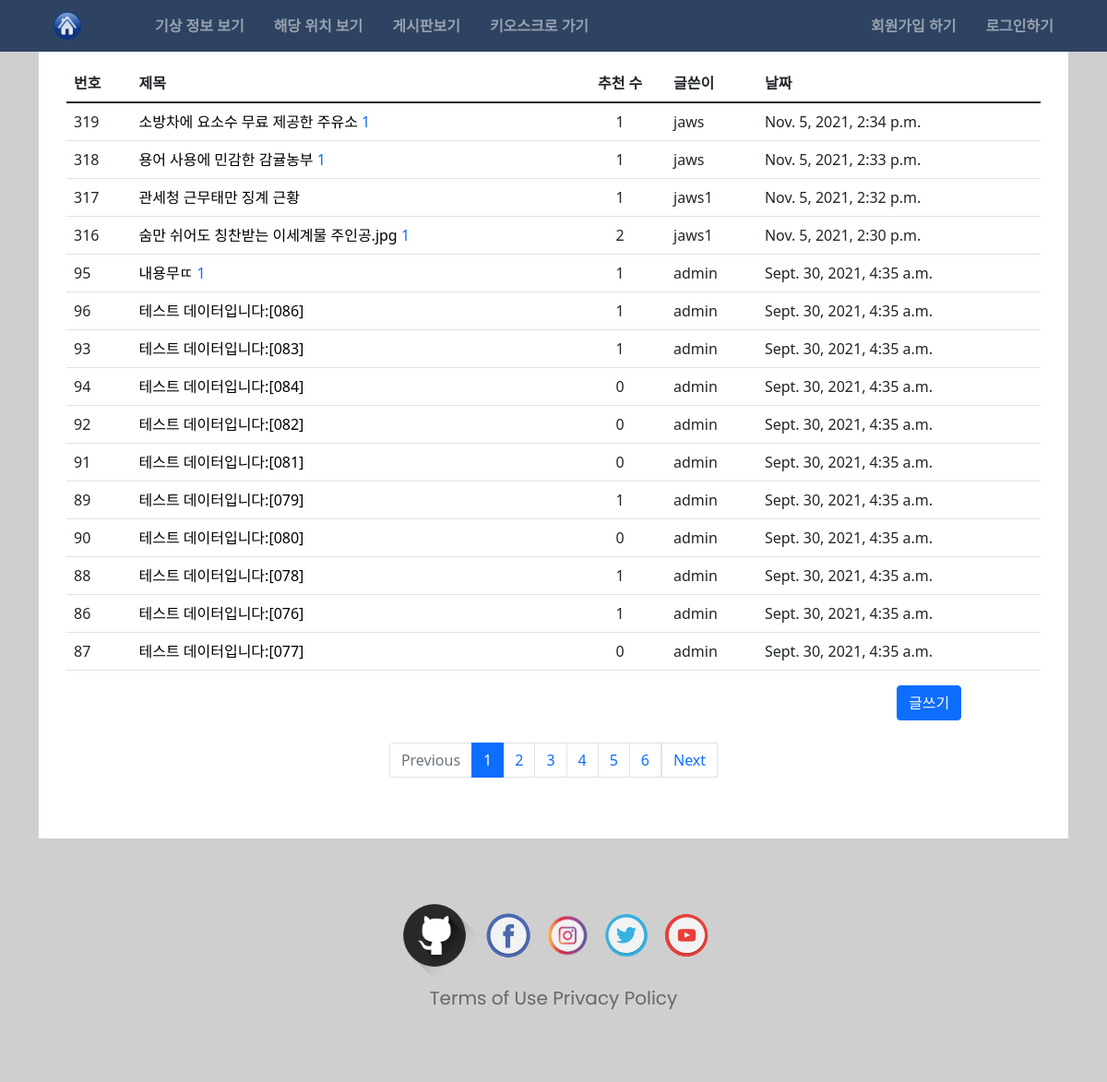
Page /board/ on the earlier database version.
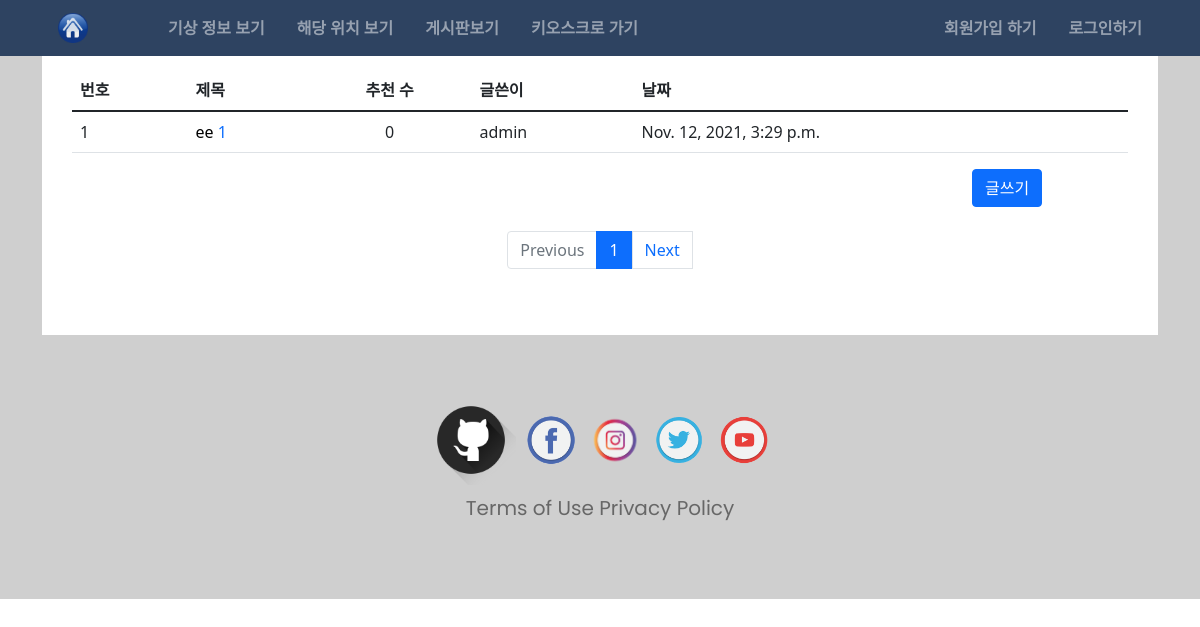
Same page on the later database version.
### board/models.py (models this page shows, shortened)
class Question(models.Model):
  subject = models.CharField(max_length=200)
  content = models.TextField()
  create_date = models.DateTimeField()
  author = models.ForeignKey(User,on_delete=models.CASCADE, related_name='quthor_question')
  modify_date = models.DateTimeField(null=True, blank=True)
  voter = models.ManyToManyField(User,related_name='voter_question')
  devoter = models.ManyToManyField(User,related_name='devoter_question')

### board/views/base_views.py (the view)
# urls.py: path('', base_views.index, name='index'),
def index(request):
  question_list = Question.objects.order_by('-create_date')
  page_match_page = request.GET.get('page')
  one_page_dang = Paginator(question_list,15)
  page_obj = one_page_dang.get_page(page_match_page)
  context = {'question_list':page_obj}
  return render(request,'board/index.html',context)

### templates/board/index.html
{% extends 'base.html' %}
{% block content %}
<div class="gray-side-wall">
  <div class="container">
    <div class="main-wall">
      <table class="table">
        <thead>
          <tr>
            <th>번호</th>
            <th>제목</th>
            <th style="text-align:center;">추천 수</th>
            <th>글쓴이</th>
            <th>날짜</th>
          </tr>
        </thead>
        <tbody>
          {% for question in question_list %}
            <tr>
              <td>{{ question.id }}</td>
              <td>
                <a href="{% url 'board:detail' question.id %}" class="text-decoration-none t-obj">{{ question.subject }}</a>
                {% if question.answer_set.count > 0 %}
                  <span class="text-primary">{{ question.answer_set.count }}</span>
                {% endif %}
              </td>
              <td style="text-align:center;"><span class="text-center align-content-center">{{ question.voter.count }}</span></td>
              <td>{{ question.author }}</td>
              <td>{{ question.create_date }}</td>
            </tr>
          {% endfor %}
        </tbody>
      </table>
      <div class="row">
        <div class="col-9 col-md-10"></div>
        <div class="col-3 col-md-2">
          <a href="{% url 'board:question_create' %}" class="btn btn-primary mb-4">글쓰기</a>
        </div>
      </div>
      <ul class="pagination justify-content-center">
        {% if question_list.has_previous %}
          <li class="page-item">
            <a class="page-link" href="?page={{ question_list.previous_page_number }}">Previous</a>
          </li>
        {% else %}
          <li class="page-item disabled">
            <a class="page-link disabled" href="#">Previous</a>
          </li>
        {% endif %}
        {% for page_number in question_list.paginator.page_range %}
          {% if page_number >= question_list.number|add:-5 and page_number <= question_list.number|add:5 %}
            {% if page_number == question_list.number %}
              <li class="page-item active">
                <a class="page-link" href="?page={{ page_number }}">{{ page_number }}</a>
              </li>
            {% else %}
              <li class="page-item">
                <a class="page-link" href="?page={{ page_number }}">{{ page_number }}</a>
              </li>
            {% endif %}
          {% endif %}
        {% endfor %}
        {% if question_list.has_next %}
          <li>
            <a class="page-link" href="?page={{ question_list.next_page_number }}">Next</a>
          </li>
        {% else %}
          <li>
            <a class="page-link disabled" href="#">Next</a>
          </li>
        {% endif %}
      </ul>
    </div>
  </div>
</div>
  <footer>
    {% include 'footer.html' %}
  </footer>
{% endblock content %}

### templates/base.html (shortened to what this page needs)
{% load static %}
<!DOCTYPE html>
<html lang="en">
  <head>
    <link rel="stylesheet" href="{% static 'style.css' %}" type="text/css">
    <link href="https://cdn.jsdelivr.net/npm/bootstrap@5.1.2/dist/css/bootstrap.min.css" rel="stylesheet">
  </head>
  <body>
    {% include 'nav.html' %}
    {% block content %}{% endblock content %}
  </body>
</html>

### templates/nav.html (shortened to what this page needs)
{% load static %}
<header id="nav-header" >
  <div class="container">
    <ul class="nav d-flex ">
      <li class="nav-item flex-grow-1 d-flex align-items-center ">
        <a class="nav-link active align-content-center" href="{% url 'main:index' %}"><img id="mi" class="me-5" src="{% static 'home.png' %}" alt=""></a>
        <a name="offhide" class="nav-link active align-content-center" href="{% url 'main:index' %}#weather-main">기상 정보 보기</a>
        <a name="offhide" class="nav-link active align-content-center" href="{% url 'main:index' %}#map-main">해당 위치 보기</a>
        <a class="nav-link active align-content-center" page="page" href="{% url 'board:index' %}">게시판보기</a>
        <a class="nav-link active align-content-center" page="page" href="{% url 'kiosk:index' %}">키오스크로 가기</a>
      </li>
      <li class="nav-item d-flex align-items-center">
        {% if user.is_authenticated %}
          <a name="offhide" class="nav-link" href="{% url 'common:logout' %}">{{ user.username }}님 로그아웃 하기</a>
        {% else %}
          <a name="offhide" class="nav-link" href="{% url 'common:signup' %}">회원가입 하기</a>
          <a name="offhide" class="nav-link" href="{% url 'common:login' %}">로그인하기</a>
        {% endif %}
      </li>
    </ul>
  </div>
</header>

### templates/footer.html
{% load static %}
<footer>
  <div class="container">
    <a href="https://github.com/radio700/" target="blank"><img id="gi" src="{% static 'img/github.png' %}" alt=""></a>
    <a href="https://www.facebook.com" target="blank"><img src="{% static 'img/facebook.png' %}" alt="fb"></a>
    <a href="https://www.instagram.com/" target="blank"><img src="{% static 'img/insta.png' %}" alt="insta"></a>
    <a href="https://twitter.com/" target="blank"><img src="{% static 'img/twitter.png' %}" alt="twitter"></a>
    <a href="https://www.youtube.com" target="blank"><img src="{% static 'img/youtube.png' %}" alt="youtube"></a>
    <p class="mt-2">Terms of Use Privacy Policy</p>
  </div>
</footer>

### static/style.css (style rules this page uses)
html { scroll-behavior: smooth; }
body { padding-top: 40px; }
body div.gray-side-wall { background-color: #CFCFCF; width: 100%; height: 100%; z-index: -1; }
div.main-wall { background-color: #fff; padding: 30px 30px 50px; height: 100%; z-index: 0; }
.t-obj:link { color: black; }
#nav-header { position: fixed; top: 0; left: 0; right: 0; padding: 5px; font-weight: bold; display: flex; justify-content: space-between; align-items: center; background-color: #2E4361; z-index: 1; }
#nav-header li.nav-item a { color:rgba(255, 255, 255, .5); transition: 0.5s; }
footer { background-color: #CFCFCF; padding: 30px 5px 30px; font-family: 'Poppins', sans-serif; text-align :center; }
footer img { width: 60px; }
footer #gi { width: 90px; }
footer p { font-size: 20px; }
footer p:last-child { color: rgba(0,0,0,.5); }

Differences in the rows shown:
removed Question: id "319", subject "소방차에 요소수 무료 제공한 주유소", answer_set.count "1", voter.count "1", author "jaws", create_date "Nov. 5, 2021, 2:34 p.m."
removed Question: id "318", subject "용어 사용에 민감한 감귤농부", answer_set.count "1", voter.count "1", author "jaws", create_date "Nov. 5, 2021, 2:33 p.m."
removed Question: id "317", subject "관세청 근무태만 징계 근황", voter.count "1", author "jaws1", create_date "Nov. 5, 2021, 2:32 p.m."
removed Question: id "316", subject "숨만 쉬어도 칭찬받는 이세계물 주인공.jpg", answer_set.count "1", voter.count "2", author "jaws1", create_date "Nov. 5, 2021, 2:30 p.m."
removed Question: id "95", subject "내용무ㄸ", answer_set.count "1", voter.count "1", author "admin", create_date "Sept. 30, 2021, 4:35 a.m."
removed Question: id "96", subject "테스트 데이터입니다:[086]", voter.count "1", author "admin", create_date "Sept. 30, 2021, 4:35 a.m."
removed Question: id "93", subject "테스트 데이터입니다:[083]", voter.count "1", author "admin", create_date "Sept. 30, 2021, 4:35 a.m."
removed Question: id "94", subject "테스트 데이터입니다:[084]", voter.count "0", author "admin", create_date "Sept. 30, 2021, 4:35 a.m."
removed Question: id "92", subject "테스트 데이터입니다:[082]", voter.count "0", author "admin", create_date "Sept. 30, 2021, 4:35 a.m."
removed Question: id "91", subject "테스트 데이터입니다:[081]", voter.count "0", author "admin", create_date "Sept. 30, 2021, 4:35 a.m."
removed Question: id "89", subject "테스트 데이터입니다:[079]", voter.count "1", author "admin", create_date "Sept. 30, 2021, 4:35 a.m."
removed Question: id "90", subject "테스트 데이터입니다:[080]", voter.count "0", author "admin", create_date "Sept. 30, 2021, 4:35 a.m."
removed Question: id "88", subject "테스트 데이터입니다:[078]", voter.count "1", author "admin", create_date "Sept. 30, 2021, 4:35 a.m."
removed Question: id "86", subject "테스트 데이터입니다:[076]", voter.count "1", author "admin", create_date "Sept. 30, 2021, 4:35 a.m."
removed Question: id "87", subject "테스트 데이터입니다:[077]", voter.count "0", author "admin", create_date "Sept. 30, 2021, 4:35 a.m."
now on this page (row edited): Question: id "1", subject "ee", answer_set.count "1", voter.count "0", author "admin", create_date "Nov. 12, 2021, 3:29 p.m."
Other differences:
list line gone: "2"
list line gone: "3"
list line gone: "4"
list line gone: "5"
list line gone: "6"
